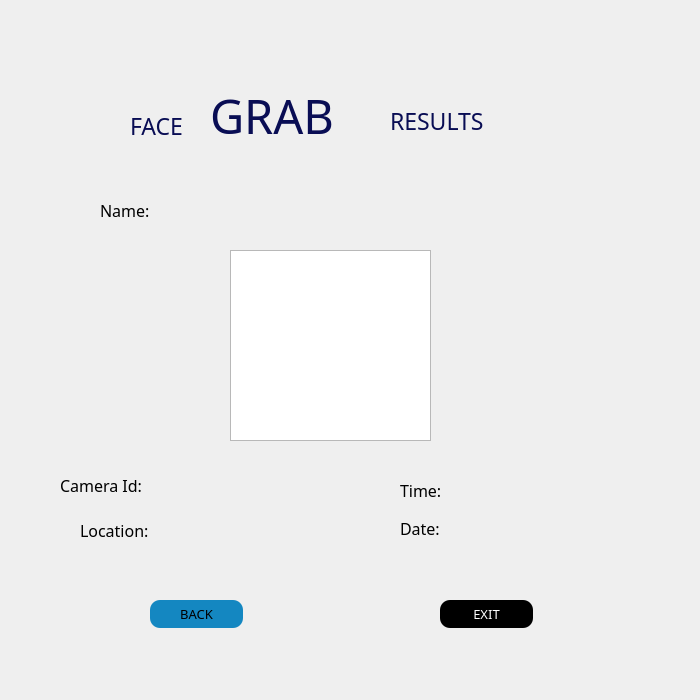
<?xml version="1.0" encoding="UTF-8"?>
<ui version="4.0">
 <class>Dialog</class>
 <widget class="QDialog" name="Dialog">
  <property name="geometry">
   <rect>
    <x>0</x>
    <y>0</y>
    <width>700</width>
    <height>700</height>
   </rect>
  </property>
  <property name="windowTitle">
   <string>Dialog</string>
  </property>
  <widget class="QLabel" name="label_bg">
   <property name="geometry">
    <rect>
     <x>0</x>
     <y>0</y>
     <width>700</width>
     <height>700</height>
    </rect>
   </property>
   <property name="styleSheet">
    <string notr="true">background-image: url(:/newPrefix/BG-FB1.jpg);</string>
   </property>
   <property name="text">
    <string/>
   </property>
  </widget>
  <widget class="QLabel" name="label_5">
   <property name="geometry">
    <rect>
     <x>60</x>
     <y>470</y>
     <width>121</width>
     <height>31</height>
    </rect>
   </property>
   <property name="font">
    <font>
     <family>Arial Rounded MT Bold</family>
     <pointsize>12</pointsize>
    </font>
   </property>
   <property name="styleSheet">
    <string notr="true">color: rgb(47, 67, 195);
color: rgb(0, 0, 0);</string>
   </property>
   <property name="text">
    <string>Camera Id:</string>
   </property>
  </widget>
  <widget class="QLabel" name="label_1">
   <property name="geometry">
    <rect>
     <x>130</x>
     <y>110</y>
     <width>81</width>
     <height>31</height>
    </rect>
   </property>
   <property name="font">
    <font>
     <family>Arial Rounded MT Bold</family>
     <pointsize>17</pointsize>
     <weight>50</weight>
     <bold>false</bold>
    </font>
   </property>
   <property name="styleSheet">
    <string notr="true">color: rgb(9, 13, 84);</string>
   </property>
   <property name="text">
    <string>FACE</string>
   </property>
  </widget>
  <widget class="QLabel" name="label_6">
   <property name="geometry">
    <rect>
     <x>400</x>
     <y>480</y>
     <width>55</width>
     <height>21</height>
    </rect>
   </property>
   <property name="font">
    <font>
     <family>Arial Rounded MT Bold</family>
     <pointsize>12</pointsize>
    </font>
   </property>
   <property name="styleSheet">
    <string notr="true">color: rgb(47, 67, 195);
color: rgb(0, 0, 0);</string>
   </property>
   <property name="text">
    <string>Time:</string>
   </property>
  </widget>
  <widget class="QLabel" name="result_name">
   <property name="geometry">
    <rect>
     <x>230</x>
     <y>200</y>
     <width>201</width>
     <height>16</height>
    </rect>
   </property>
   <property name="text">
    <string/>
   </property>
  </widget>
  <widget class="QLabel" name="label_8">
   <property name="geometry">
    <rect>
     <x>400</x>
     <y>520</y>
     <width>55</width>
     <height>16</height>
    </rect>
   </property>
   <property name="font">
    <font>
     <family>Arial Rounded MT Bold</family>
     <pointsize>12</pointsize>
    </font>
   </property>
   <property name="styleSheet">
    <string notr="true">color: rgb(47, 67, 195);
color: rgb(0, 0, 0);</string>
   </property>
   <property name="text">
    <string>Date:</string>
   </property>
  </widget>
  <widget class="QLabel" name="label_2">
   <property name="geometry">
    <rect>
     <x>210</x>
     <y>90</y>
     <width>181</width>
     <height>51</height>
    </rect>
   </property>
   <property name="font">
    <font>
     <family>Arial Rounded MT Bold</family>
     <pointsize>35</pointsize>
    </font>
   </property>
   <property name="styleSheet">
    <string notr="true">color: rgb(9, 13, 84);</string>
   </property>
   <property name="text">
    <string>GRAB</string>
   </property>
  </widget>
  <widget class="QPushButton" name="exit">
   <property name="geometry">
    <rect>
     <x>440</x>
     <y>600</y>
     <width>93</width>
     <height>28</height>
    </rect>
   </property>
   <property name="font">
    <font>
     <family>Arial Rounded MT Bold</family>
     <pointsize>10</pointsize>
     <weight>50</weight>
     <bold>false</bold>
    </font>
   </property>
   <property name="styleSheet">
    <string notr="true">border-radius : 10;
background-color: rgb(0,0,0);
color:rgb(255,255,255);</string>
   </property>
   <property name="text">
    <string>EXIT</string>
   </property>
  </widget>
  <widget class="QLabel" name="result_cam_id">
   <property name="geometry">
    <rect>
     <x>190</x>
     <y>480</y>
     <width>161</width>
     <height>16</height>
    </rect>
   </property>
   <property name="text">
    <string/>
   </property>
  </widget>
  <widget class="QLabel" name="label_3">
   <property name="geometry">
    <rect>
     <x>390</x>
     <y>100</y>
     <width>181</width>
     <height>41</height>
    </rect>
   </property>
   <property name="font">
    <font>
     <family>Arial Rounded MT Bold</family>
     <pointsize>17</pointsize>
    </font>
   </property>
   <property name="styleSheet">
    <string notr="true">color: rgb(9, 13, 84);</string>
   </property>
   <property name="text">
    <string>RESULTS</string>
   </property>
  </widget>
  <widget class="QPushButton" name="back">
   <property name="geometry">
    <rect>
     <x>150</x>
     <y>600</y>
     <width>93</width>
     <height>28</height>
    </rect>
   </property>
   <property name="font">
    <font>
     <family>Arial Rounded MT Bold</family>
     <pointsize>10</pointsize>
     <weight>50</weight>
     <bold>false</bold>
     <kerning>true</kerning>
    </font>
   </property>
   <property name="styleSheet">
    <string notr="true">border-radius : 10;
background-color: rgb(20,135,193);
</string>
   </property>
   <property name="text">
    <string>BACK</string>
   </property>
  </widget>
  <widget class="QLabel" name="result_date">
   <property name="geometry">
    <rect>
     <x>480</x>
     <y>520</y>
     <width>161</width>
     <height>16</height>
    </rect>
   </property>
   <property name="text">
    <string/>
   </property>
  </widget>
  <widget class="QLabel" name="result_time">
   <property name="geometry">
    <rect>
     <x>480</x>
     <y>480</y>
     <width>161</width>
     <height>16</height>
    </rect>
   </property>
   <property name="text">
    <string/>
   </property>
  </widget>
  <widget class="QGraphicsView" name="result_photo">
   <property name="geometry">
    <rect>
     <x>230</x>
     <y>250</y>
     <width>201</width>
     <height>191</height>
    </rect>
   </property>
  </widget>
  <widget class="QLabel" name="result_loc">
   <property name="geometry">
    <rect>
     <x>190</x>
     <y>520</y>
     <width>161</width>
     <height>16</height>
    </rect>
   </property>
   <property name="text">
    <string/>
   </property>
  </widget>
  <widget class="QLabel" name="label_4">
   <property name="geometry">
    <rect>
     <x>100</x>
     <y>200</y>
     <width>71</width>
     <height>21</height>
    </rect>
   </property>
   <property name="font">
    <font>
     <family>Arial Rounded MT Bold</family>
     <pointsize>12</pointsize>
    </font>
   </property>
   <property name="styleSheet">
    <string notr="true">color: rgb(47, 67, 195);
color: rgb(0, 0, 0);</string>
   </property>
   <property name="text">
    <string>Name:</string>
   </property>
  </widget>
  <widget class="QLabel" name="label_7">
   <property name="geometry">
    <rect>
     <x>80</x>
     <y>520</y>
     <width>91</width>
     <height>21</height>
    </rect>
   </property>
   <property name="font">
    <font>
     <family>Arial Rounded MT Bold</family>
     <pointsize>12</pointsize>
    </font>
   </property>
   <property name="styleSheet">
    <string notr="true">color: rgb(47, 67, 195);
color: rgb(0, 0, 0);</string>
   </property>
   <property name="text">
    <string>Location:</string>
   </property>
  </widget>
 </widget>
 <resources>
  <include location="img_result.qrc"/>
 </resources>
 <connections/>
</ui>
